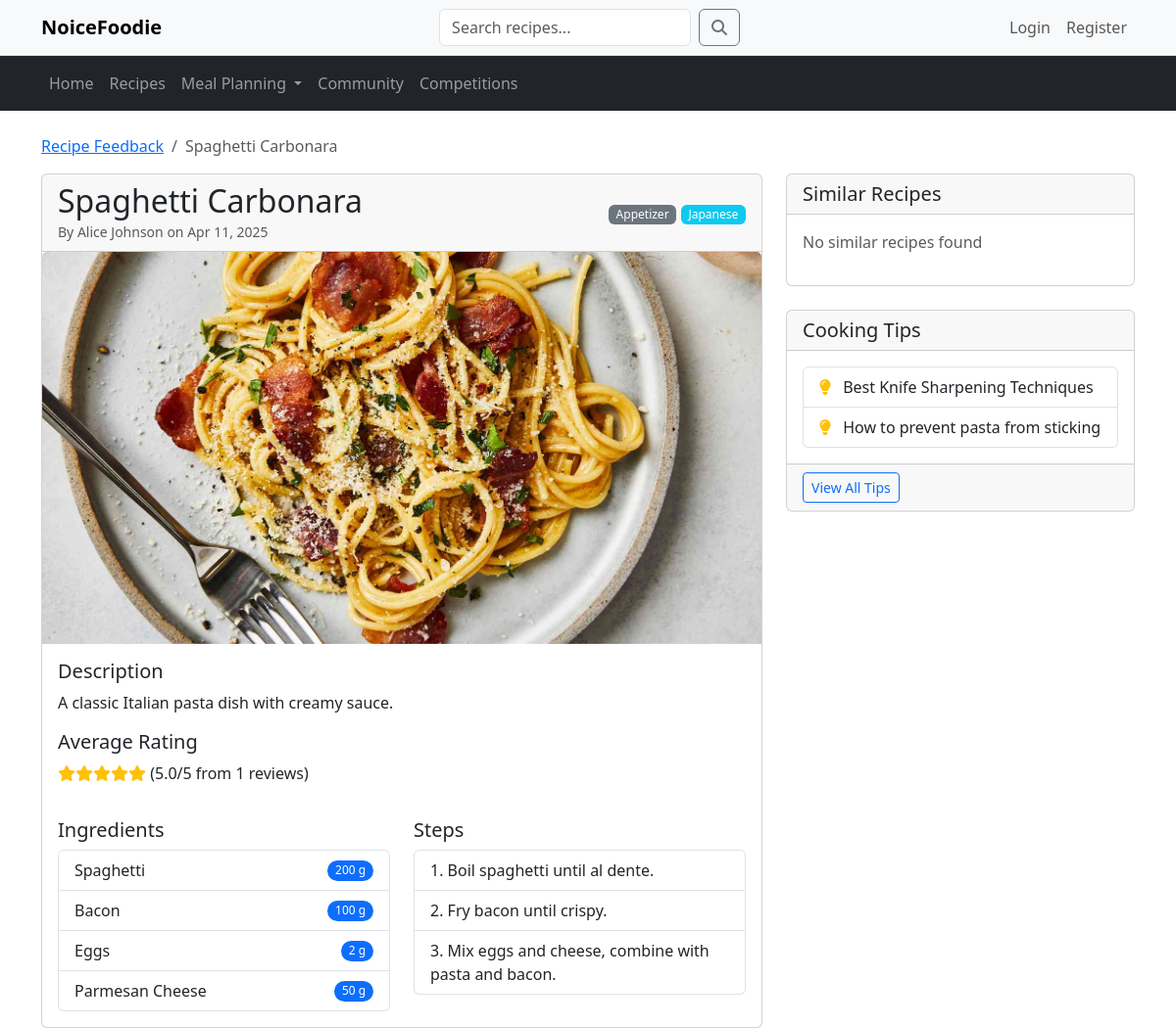
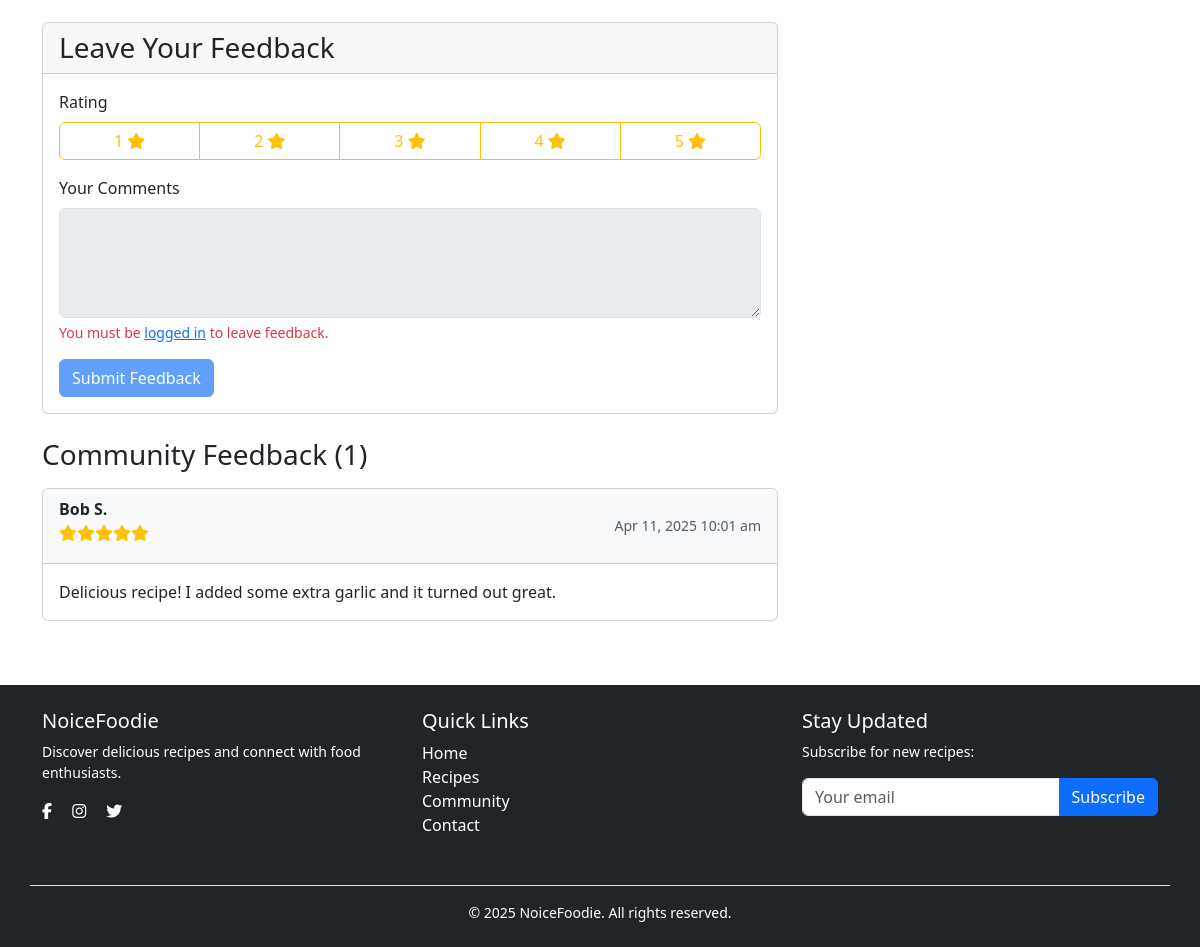
The app's page /community/recipe_feedback.php?id=1 with its own data (2 pictures, top to bottom).
### tables this page shows
CREATE TABLE Recipes (
  recipe_id INT(11) NOT NULL AUTO_INCREMENT,
  user_id INT(11) DEFAULT NULL,
  title VARCHAR(255) NOT NULL,
  description TEXT DEFAULT NULL,
  category VARCHAR(100) DEFAULT NULL,
  cuisine_type VARCHAR(50) DEFAULT NULL,
  spice_level TINYINT(4) DEFAULT 0,
  image_url VARCHAR(255) DEFAULT NULL,
  created_at TIMESTAMP NOT NULL DEFAULT CURRENT_TIMESTAMP,
  updated_at TIMESTAMP NOT NULL DEFAULT CURRENT_TIMESTAMP ON UPDATE CURRENT_TIMESTAMP,
  created_by INT(11) DEFAULT NULL,
  updated_by INT(11) DEFAULT NULL,
  PRIMARY KEY (recipe_id),
  FOREIGN KEY (user_id) REFERENCES usersDB.Users(user_id) ON DELETE CASCADE,
  FOREIGN KEY (created_by) REFERENCES usersDB.Users(user_id) ON DELETE SET NULL,
  FOREIGN KEY (updated_by) REFERENCES usersDB.Users(user_id) ON DELETE SET NULL
);

CREATE TABLE users (
  user_id int(11) NOT NULL AUTO_INCREMENT PRIMARY KEY,
  username varchar(50) NOT NULL,
  nickname varchar(100) DEFAULT NULL,
  email varchar(100) NOT NULL,
  password varchar(255) NOT NULL,
  registration_date TIMESTAMP DEFAULT CURRENT_TIMESTAMP,
  reset_token varchar(255) DEFAULT NULL,
  reset_token_expiry datetime DEFAULT NULL,
  avatar int(11) DEFAULT 0,
  UNIQUE KEY email (email)
);

CREATE TABLE Recipe_Ingredient (
  recipe_id INT(11) NOT NULL,
  ingredient_id INT(11) NOT NULL,
  quantity VARCHAR(50) DEFAULT NULL,
  unit VARCHAR(50) DEFAULT NULL,
  PRIMARY KEY (recipe_id, ingredient_id),
  FOREIGN KEY (recipe_id) REFERENCES Recipes(recipe_id) ON DELETE CASCADE,
  FOREIGN KEY (ingredient_id) REFERENCES Ingredients(ingredient_id) ON DELETE CASCADE
);

CREATE TABLE Ingredients (
  ingredient_id INT(11) NOT NULL AUTO_INCREMENT,
  ingredient_name VARCHAR(255) NOT NULL UNIQUE,
  PRIMARY KEY (ingredient_id)
);

CREATE TABLE Steps (
  step_id INT(11) NOT NULL AUTO_INCREMENT,
  recipe_id INT(11) NOT NULL,
  step_no INT(11) NOT NULL,
  description TEXT NOT NULL,
  image_url VARCHAR(255) DEFAULT NULL,
  PRIMARY KEY (step_id),
  FOREIGN KEY (recipe_id) REFERENCES Recipes(recipe_id) ON DELETE CASCADE
);

CREATE TABLE IF NOT EXISTS recipe_comments (
    comment_id INT AUTO_INCREMENT PRIMARY KEY,
    recipe_id INT NOT NULL,
    user_id INT NOT NULL,
    comment_text TEXT NOT NULL,
    comment_date TIMESTAMP DEFAULT CURRENT_TIMESTAMP,
    FOREIGN KEY (recipe_id) REFERENCES RecipeDB.Recipes(recipe_id) ON DELETE CASCADE,
    FOREIGN KEY (user_id) REFERENCES usersDB.users(user_id) ON DELETE CASCADE
);

CREATE TABLE IF NOT EXISTS discussion_posts (
    post_id INT AUTO_INCREMENT PRIMARY KEY,
    user_id INT NOT NULL,
    title VARCHAR(255) NOT NULL,
    content TEXT NOT NULL,
    image_url VARCHAR(255) DEFAULT NULL,
    category VARCHAR(100) NOT NULL,
    post_date TIMESTAMP DEFAULT CURRENT_TIMESTAMP,
    view_count INT DEFAULT 0,
    FOREIGN KEY (user_id) REFERENCES usersDB.users(user_id) ON DELETE CASCADE
);

### community/recipe_feedback.php (the view, shortened to what the rows shown need)
<?php
require_once '../config/db.php';
$recipe_id = isset($_GET['id']) ? intval($_GET['id']) : 0;
$recipe_sql = "SELECT r.*, u.nickname FROM RecipeDB.recipes r
              JOIN usersDB.users u ON r.user_id = u.user_id
              WHERE r.recipe_id = :recipe_id";
$stmt = $communityDB->prepare($recipe_sql);
$stmt->bindParam(':recipe_id', $recipe_id);
$stmt->execute();
$recipe = $stmt->fetch(PDO::FETCH_ASSOC);
$ingredients_sql = "SELECT i.ingredient_name, ri.quantity, ri.unit
                   FROM RecipeDB.recipe_ingredient ri
                   JOIN RecipeDB.ingredients i ON ri.ingredient_id = i.ingredient_id
                   WHERE ri.recipe_id = :recipe_id";
$stmt = $communityDB->prepare($ingredients_sql);
$stmt->bindParam(':recipe_id', $recipe_id);
$stmt->execute();
$ingredients = $stmt->fetchAll(PDO::FETCH_ASSOC);
$steps_sql = "SELECT * FROM RecipeDB.steps WHERE recipe_id = :recipe_id ORDER BY step_no ASC";
$stmt = $communityDB->prepare($steps_sql);
$stmt->bindParam(':recipe_id', $recipe_id);
$stmt->execute();
$steps = $stmt->fetchAll(PDO::FETCH_ASSOC);
$comments_sql = "SELECT rc.*, u.nickname, rr.rating_value
                FROM recipe_comments rc
                JOIN usersDB.users u ON rc.user_id = u.user_id
                LEFT JOIN recipe_ratings rr ON rc.recipe_id = rr.recipe_id AND rc.user_id = rr.user_id
                WHERE rc.recipe_id = :recipe_id
                ORDER BY rc.comment_date DESC";
$stmt = $communityDB->prepare($comments_sql);
$stmt->bindParam(':recipe_id', $recipe_id);
$stmt->execute();
$comments = $stmt->fetchAll(PDO::FETCH_ASSOC);
?>
<!DOCTYPE html>
<html lang="en">
<head>
    <link href="https://cdn.jsdelivr.net/npm/bootstrap@5.3.2/dist/css/bootstrap.min.css" rel="stylesheet">
    <link rel="stylesheet" href="https://cdnjs.cloudflare.com/ajax/libs/font-awesome/6.0.0/css/all.min.css">
    <link rel="stylesheet" href="css/community.css">
</head>
<body>
<?php include_once '../includes/navigation.php'; ?>
    <div class="container mt-4">
        <nav aria-label="breadcrumb">
            <ol class="breadcrumb">
                <li class="breadcrumb-item"><a href="community.php?tab=recipes">Recipe Feedback</a></li>
                <li class="breadcrumb-item active"><?php echo htmlspecialchars($recipe['title']); ?></li>
            </ol>
        </nav>
        <div class="row">
            <div class="col-md-8">
                <div class="card mb-4">
                    <div class="card-header d-flex justify-content-between align-items-center">
                        <div>
                            <h2 class="mb-0"><?php echo htmlspecialchars($recipe['title']); ?></h2>
                            <small class="text-muted">
                                By <?php echo htmlspecialchars($recipe['nickname']); ?> on
                                <?php echo date('M d, Y', strtotime($recipe['created_at'])); ?>
                            </small>
                        </div>
                        <div>
                            <span class="badge bg-secondary"><?php echo htmlspecialchars($recipe['category']); ?></span>
                            <?php if (!empty($recipe['cuisine_type'])): ?>
                                <span class="badge bg-info"><?php echo htmlspecialchars($recipe['cuisine_type']); ?></span>
                            <?php endif; ?>
                        </div>
                    </div>
                    <?php if (!empty($recipe['image_url'])): ?>
                        <img src="<?php echo htmlspecialchars($recipe['image_url']); ?>" class="card-img-top recipe-detail-img" alt="<?php echo htmlspecialchars($recipe['title']); ?>">
                    <?php endif; ?>
                    <div class="card-body">
                        <h5>Description</h5>
                        <p class="card-text"><?php echo nl2br(htmlspecialchars($recipe['description'])); ?></p>
                        <div class="recipe-meta d-flex justify-content-between mb-4">
                            <div>
                            </div>
                        </div>
                        <div class="row">
                            <div class="col-md-6">
                                <?php if (!empty($ingredients)): ?>
                                    <ul class="list-group">
                                        <?php foreach($ingredients as $ingredient): ?>
                                            <li class="list-group-item d-flex justify-content-between align-items-center">
                                                <?php echo htmlspecialchars($ingredient['ingredient_name']); ?>
                                                <span class="badge bg-primary rounded-pill">
                                                    <?php echo htmlspecialchars($ingredient['quantity'] . ' ' . $ingredient['unit']); ?>
                                                </span>
                                            </li>
                                        <?php endforeach; ?>
                                    </ul>
                                <?php else: ?>
                                    <p class="text-muted">No ingredients listed.</p>
                                <?php endif; ?>
                            </div>
                            <div class="col-md-6">
                                <?php if (!empty($steps)): ?>
                                    <ol class="list-group list-group-numbered">
                                        <?php foreach($steps as $step): ?>
                                            <li class="list-group-item"><?php echo htmlspecialchars($step['description']); ?></li>
                                        <?php endforeach; ?>
                                    </ol>
                                <?php else: ?>
                                    <p class="text-muted">No steps listed.</p>
                                <?php endif; ?>
                            </div>
                        </div>
                    </div>
                </div>
                <?php if (!empty($comments)): ?>
                    <?php foreach($comments as $comment): ?>
                        <div class="card mb-3">
                            <div class="card-header bg-light">
                                <div class="d-flex justify-content-between align-items-center">
                                    <div>
                                        <span class="fw-bold"><?php echo htmlspecialchars($comment['nickname']); ?></span>
                                        <div class="recipe-rating">
                                            <?php
                                                for ($i = 1; $i <= 5; $i++) {
                                                    if ($i <= $comment['rating_value']) {
                                                        echo '<i class="fas fa-star text-warning"></i>';
                                                    } else {
                                                        echo '<i class="far fa-star text-warning"></i>';
                                                    }
                                                }
                                            ?>
                                        </div>
                                    </div>
                                    <small class="text-muted"><?php echo date('M d, Y g:i a', strtotime($comment['comment_date'])); ?></small>
                                </div>
                            </div>
                            <div class="card-body">
                                <p class="card-text"><?php echo nl2br(htmlspecialchars($comment['comment_text'])); ?></p>
                            </div>
                        </div>
                    <?php endforeach; ?>
                <?php else: ?>
                    <div class="alert alert-info">No feedback yet. Be the first to review this recipe!</div>
                <?php endif; ?>
            </div>
            <div class="col-md-4">
                <div class="card">
                    <div class="card-body">
                        <div class="list-group">
                            <?php
                            $tips_sql = "SELECT dp.post_id, dp.title FROM discussion_posts dp
                                        WHERE dp.category = 'Cooking Tips'
                                        ORDER BY dp.post_date DESC LIMIT 5";
                            $stmt = $communityDB->prepare($tips_sql);
                            $stmt->execute();
                            $cooking_tips = $stmt->fetchAll(PDO::FETCH_ASSOC);
                            if (!empty($cooking_tips)) {
                                foreach($cooking_tips as $tip) {
                                    echo '<a href="post_detail.php?id=' . $tip['post_id'] . '" class="list-group-item list-group-item-action">';
                                    echo '<i class="fas fa-lightbulb text-warning me-2"></i> ' . htmlspecialchars($tip['title']);
                                    echo '</a>';
                                }
                            } else {
                                echo '<p class="text-muted">No cooking tips available</p>';
                            }
                            ?>
                        </div>
                    </div>
                </div>
            </div>
        </div>
    </div>
    <?php include_once '../includes/footer.php'; ?>
</body>
</html>

### records on screen
recipes: title "Spaghetti Carbonara", user.nickname "Alice Johnson", created_at "Apr 11, 2025", category "Appetizer", cuisine_type "Japanese", image_url (picture), description "A classic Italian pasta dish with creamy sauce."
recipe_ingredient: ingredient.ingredient_name "Spaghetti", quantity+unit "200 g"
recipe_ingredient: ingredient.ingredient_name "Bacon", quantity+unit "100 g"
recipe_ingredient: ingredient.ingredient_name "Eggs", quantity+unit "2 g"
recipe_ingredient: ingredient.ingredient_name "Parmesan Cheese", quantity+unit "50 g"
steps: description "Boil spaghetti until al dente."
steps: description "Fry bacon until crispy."
steps: description "Mix eggs and cheese, combine with pasta and bacon."
recipe_comments: user.nickname "Bob S.", comment_date "Apr 11, 2025 10:01 am", comment_text "Delicious recipe! I added some extra garlic and it turned out great."
discussion_posts: title "Best Knife Sharpening Techniques"
discussion_posts: title "How to prevent pasta from sticking"

### other values on screen
$avg_rating "5.0"
$rating_count "1"
